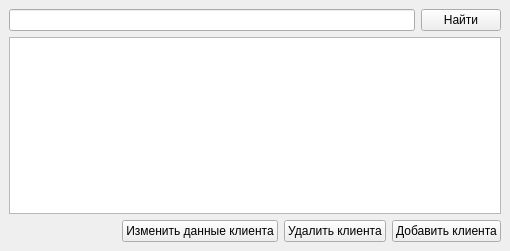
<?xml version="1.0" encoding="UTF-8"?>
<ui version="4.0">
 <class>Clients</class>
 <widget class="QMainWindow" name="Clients">
  <property name="geometry">
   <rect>
    <x>0</x>
    <y>0</y>
    <width>510</width>
    <height>251</height>
   </rect>
  </property>
  <property name="windowTitle">
   <string>Клиенты</string>
  </property>
  <widget class="QWidget" name="centralwidget">
   <layout class="QGridLayout" name="gridLayout">
    <item row="2" column="0">
     <layout class="QHBoxLayout" name="horizontalLayout">
      <item>
       <spacer name="horizontalSpacer">
        <property name="orientation">
         <enum>Qt::Horizontal</enum>
        </property>
        <property name="sizeHint" stdset="0">
         <size>
          <width>40</width>
          <height>20</height>
         </size>
        </property>
       </spacer>
      </item>
      <item>
       <widget class="QPushButton" name="pushButton_3">
        <property name="text">
         <string>Изменить данные клиента</string>
        </property>
       </widget>
      </item>
      <item>
       <widget class="QPushButton" name="pushButton_2">
        <property name="text">
         <string>Удалить клиента</string>
        </property>
       </widget>
      </item>
      <item>
       <widget class="QPushButton" name="pushButton">
        <property name="text">
         <string>Добавить клиента</string>
        </property>
       </widget>
      </item>
     </layout>
    </item>
    <item row="1" column="0">
     <widget class="QTableView" name="tableView">
      <property name="selectionMode">
       <enum>QAbstractItemView::SingleSelection</enum>
      </property>
      <property name="selectionBehavior">
       <enum>QAbstractItemView::SelectRows</enum>
      </property>
      <property name="wordWrap">
       <bool>false</bool>
      </property>
      <attribute name="horizontalHeaderStretchLastSection">
       <bool>true</bool>
      </attribute>
      <attribute name="verticalHeaderVisible">
       <bool>false</bool>
      </attribute>
      <attribute name="verticalHeaderHighlightSections">
       <bool>false</bool>
      </attribute>
     </widget>
    </item>
    <item row="0" column="0">
     <layout class="QHBoxLayout" name="horizontalLayout_2">
      <item>
       <widget class="QLineEdit" name="lineEdit"/>
      </item>
      <item>
       <widget class="QPushButton" name="pushButton_4">
        <property name="text">
         <string>Найти</string>
        </property>
       </widget>
      </item>
     </layout>
    </item>
   </layout>
  </widget>
  <widget class="QMenuBar" name="menuBar">
   <property name="geometry">
    <rect>
     <x>0</x>
     <y>0</y>
     <width>510</width>
     <height>21</height>
    </rect>
   </property>
  </widget>
  <action name="clients_action">
   <property name="text">
    <string>Клиенты</string>
   </property>
  </action>
  <action name="suppliers_action">
   <property name="text">
    <string>Поставщики</string>
   </property>
  </action>
  <action name="products_action">
   <property name="text">
    <string>Продукты</string>
   </property>
  </action>
  <action name="warehouse_action">
   <property name="text">
    <string>Склад</string>
   </property>
  </action>
  <action name="orders_action">
   <property name="text">
    <string>Заказы</string>
   </property>
  </action>
  <action name="deliveries_action">
   <property name="text">
    <string>Поставки</string>
   </property>
  </action>
 </widget>
 <resources/>
 <connections/>
</ui>
